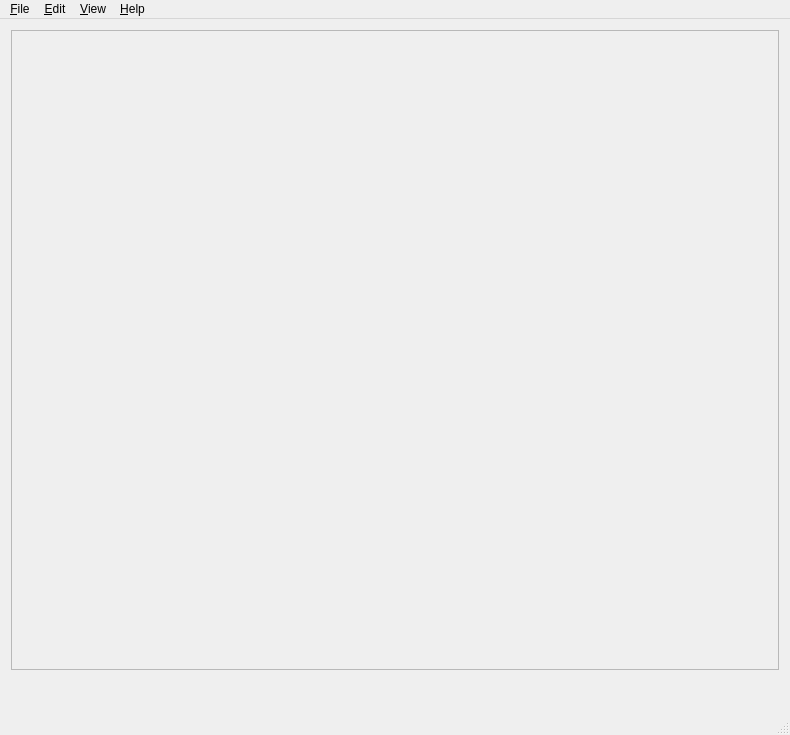
<?xml version="1.0" encoding="UTF-8"?>
<ui version="4.0">
 <class>main_window</class>
 <widget class="QMainWindow" name="main_window">
  <property name="geometry">
   <rect>
    <x>0</x>
    <y>0</y>
    <width>790</width>
    <height>735</height>
   </rect>
  </property>
  <property name="sizePolicy">
   <sizepolicy hsizetype="Preferred" vsizetype="Preferred">
    <horstretch>0</horstretch>
    <verstretch>0</verstretch>
   </sizepolicy>
  </property>
  <property name="windowTitle">
   <string>CowPlayer</string>
  </property>
  <widget class="QWidget" name="centralWidget">
   <property name="sizePolicy">
    <sizepolicy hsizetype="Expanding" vsizetype="Expanding">
     <horstretch>0</horstretch>
     <verstretch>0</verstretch>
    </sizepolicy>
   </property>
   <property name="autoFillBackground">
    <bool>false</bool>
   </property>
   <layout class="QVBoxLayout" name="verticalLayout">
    <item>
     <widget class="QFrame" name="videoFrame">
      <property name="sizePolicy">
       <sizepolicy hsizetype="Minimum" vsizetype="MinimumExpanding">
        <horstretch>0</horstretch>
        <verstretch>0</verstretch>
       </sizepolicy>
      </property>
      <property name="frameShape">
       <enum>QFrame::StyledPanel</enum>
      </property>
      <property name="frameShadow">
       <enum>QFrame::Raised</enum>
      </property>
      <layout class="QVBoxLayout" name="verticalLayout_2">
       <property name="margin">
        <number>0</number>
       </property>
       <item>
        <widget class="video_player" name="videoPlayer" native="true">
         <property name="sizePolicy">
          <sizepolicy hsizetype="Expanding" vsizetype="Expanding">
           <horstretch>100</horstretch>
           <verstretch>0</verstretch>
          </sizepolicy>
         </property>
        </widget>
       </item>
      </layout>
     </widget>
    </item>
    <item>
     <widget class="Phonon::SeekSlider" name="seekSlider"/>
    </item>
    <item>
     <layout class="QHBoxLayout" name="horizontalLayout">
      <item>
       <layout class="QHBoxLayout" name="playbackLayout"/>
      </item>
      <item>
       <spacer name="horizontalSpacer">
        <property name="orientation">
         <enum>Qt::Horizontal</enum>
        </property>
        <property name="sizeHint" stdset="0">
         <size>
          <width>40</width>
          <height>20</height>
         </size>
        </property>
       </spacer>
      </item>
      <item>
       <widget class="Phonon::VolumeSlider" name="volumeSlider">
        <property name="sizePolicy">
         <sizepolicy hsizetype="Fixed" vsizetype="Preferred">
          <horstretch>0</horstretch>
          <verstretch>0</verstretch>
         </sizepolicy>
        </property>
        <property name="baseSize">
         <size>
          <width>60</width>
          <height>0</height>
         </size>
        </property>
       </widget>
      </item>
     </layout>
    </item>
   </layout>
  </widget>
  <widget class="QMenuBar" name="menuBar">
   <property name="geometry">
    <rect>
     <x>0</x>
     <y>0</y>
     <width>790</width>
     <height>25</height>
    </rect>
   </property>
   <widget class="QMenu" name="menu_File">
    <property name="title">
     <string>&amp;File</string>
    </property>
    <addaction name="actionShow_program_list"/>
    <addaction name="separator"/>
    <addaction name="actionExit"/>
   </widget>
   <widget class="QMenu" name="menuView">
    <property name="title">
     <string>&amp;View</string>
    </property>
    <addaction name="actionFullscreen"/>
    <addaction name="actionPieces"/>
   </widget>
   <widget class="QMenu" name="menuHelp">
    <property name="title">
     <string>&amp;Help</string>
    </property>
    <addaction name="actionAbout"/>
   </widget>
   <widget class="QMenu" name="menuEdit">
    <property name="title">
     <string>&amp;Edit</string>
    </property>
    <addaction name="actionPreferences"/>
   </widget>
   <addaction name="menu_File"/>
   <addaction name="menuEdit"/>
   <addaction name="menuView"/>
   <addaction name="menuHelp"/>
  </widget>
  <widget class="QStatusBar" name="statusBar"/>
  <action name="actionShow_program_list">
   <property name="text">
    <string>Select program...</string>
   </property>
  </action>
  <action name="action">
   <property name="text">
    <string>-</string>
   </property>
  </action>
  <action name="actionExit">
   <property name="text">
    <string>Quit</string>
   </property>
  </action>
  <action name="actionFullscreen">
   <property name="checkable">
    <bool>true</bool>
   </property>
   <property name="text">
    <string>Fullscreen</string>
   </property>
  </action>
  <action name="actionAbout">
   <property name="text">
    <string>About CowPlayer...</string>
   </property>
  </action>
  <action name="actionPieces">
   <property name="text">
    <string>Piece Information...</string>
   </property>
  </action>
  <action name="actionSettings">
   <property name="text">
    <string>Settings...</string>
   </property>
  </action>
  <action name="actionPreferences">
   <property name="text">
    <string>Preferences...</string>
   </property>
  </action>
 </widget>
 <layoutdefault spacing="6" margin="11"/>
 <customwidgets>
  <customwidget>
   <class>Phonon::SeekSlider</class>
   <extends>QWidget</extends>
   <header location="global">phonon/seekslider.h</header>
  </customwidget>
  <customwidget>
   <class>Phonon::VolumeSlider</class>
   <extends>QWidget</extends>
   <header location="global">phonon/volumeslider.h</header>
  </customwidget>
  <customwidget>
   <class>video_player</class>
   <extends>QWidget</extends>
   <header>video_player.h</header>
  </customwidget>
 </customwidgets>
 <resources/>
 <connections/>
</ui>
